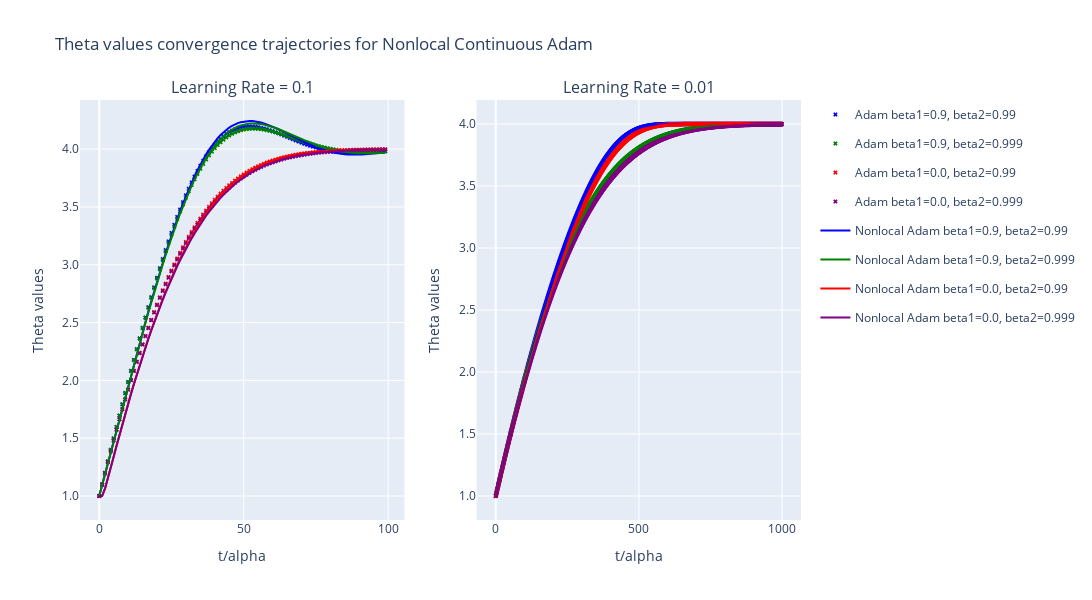
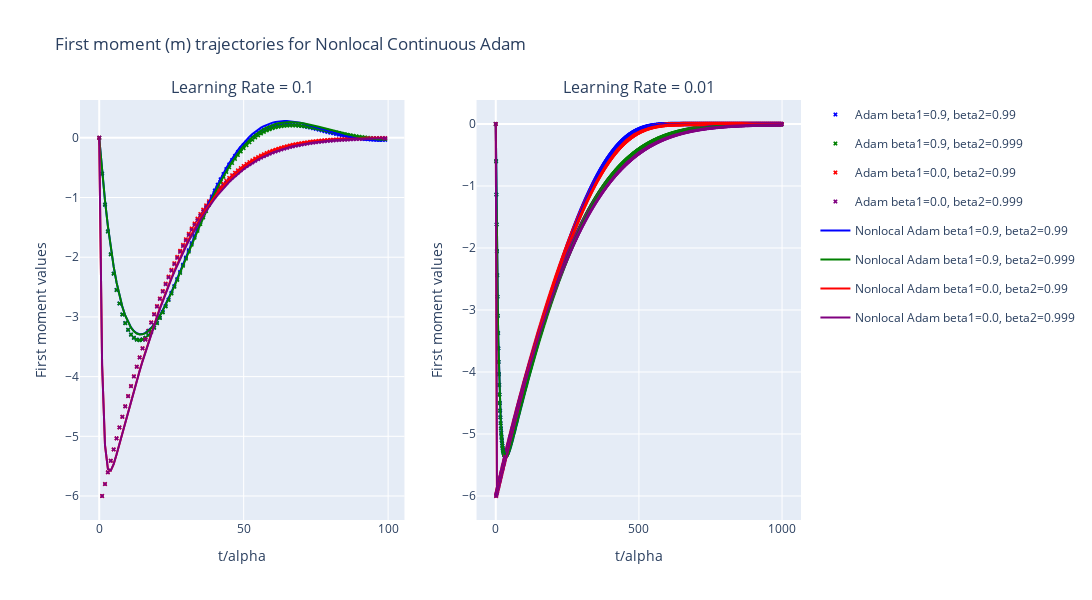

Notebook cell for these charts, in order:
### Markdown cell above
## Both Models Together

### Code cell
# Configuration of colors for each parameter combination
config_colors = {
    (0.9, 0.99): 'blue',   
    (0.9, 0.999): 'green', 
    (0.0, 0.99): 'red',
    (0.0, 0.999): 'purple'
}

# Create figures for theta, m, and v convergence trajectories
fig_theta = make_subplots(
    rows=1,
    cols=2,  # Two columns, one for each learning rate
    subplot_titles=[f'Learning Rate = {lr}' for lr in param_grid['lr']]
)

fig_m = make_subplots(
    rows=1,
    cols=2,  # Two columns, one for each learning rate
    subplot_titles=[f'Learning Rate = {lr}' for lr in param_grid['lr']]
)

fig_v = make_subplots(
    rows=1,
    cols=2,  # Two columns, one for each learning rate
    subplot_titles=[f'Learning Rate = {lr}' for lr in param_grid['lr']]
)

# Iterate over each learning rate in the parameter grid
for i, lr in enumerate(param_grid['lr']):

    # Filter the parameter list to get only those with the current learning rate
    filtered_params = [p for p in param_list if p['lr'] == lr]

    # Set the number of epochs based on the learning rate
    if lr == 0.1:
        epochs = 100
        t = [1e-12, epochs * lr]
    elif lr == 0.01:
        epochs = 1000
        t = [1e-12, epochs * lr]

    # Adam simulations
    for params in filtered_params:
        theta_initial = 1.0  # Initial value for theta
        
        print(f'\nAdam Configuration: {params}')
        
        # Initialize and solve the Adam optimizer with momentum
        solver = AdamMomentum(dL=dL, lr=lr, beta1=params['beta1'], beta2=params['beta2'], epochs=epochs)
        solver.solve(theta_initial=theta_initial)

        # Determine color for the current configuration
        color = config_colors[(params['beta1'], params['beta2'])]
        
        # Add data to the theta figure
        fig_theta.add_trace(go.Scatter(
            x=list(range(epochs)),
            y=solver.theta_result,
            mode='markers',
            marker=dict(symbol='x', size=4, line=dict(width=0.01), color=color),
            name=f'Adam beta1={params["beta1"]}, beta2={params["beta2"]}',  # Simplified name
            legendgroup=f'Adam {params["beta1"]},{params["beta2"]}', 
            showlegend=(i == 0)  # Show legend only once
        ), row=1, col=i+1)
        
        # Add data to the m_result figure
        fig_m.add_trace(go.Scatter(
            x=list(range(epochs)),
            y=solver.m_result,
            mode='markers',
            marker=dict(symbol='x', size=4, line=dict(width=0.01), color=color),
            name=f'Adam beta1={params["beta1"]}, beta2={params["beta2"]}',  # Simplified name
            legendgroup=f'Adam {params["beta1"]},{params["beta2"]}', 
            showlegend=(i == 0)  # Show legend only once
        ), row=1, col=i+1)
        
        # Add data to the v_result figure
        fig_v.add_trace(go.Scatter(
            x=list(range(epochs)),
            y=solver.v_result,
            mode='markers',
            marker=dict(symbol='x', size=4, line=dict(width=0.01), color=color),
            name=f'Adam beta1={params["beta1"]}, beta2={params["beta2"]}',  # Simplified name
            legendgroup=f'Adam {params["beta1"]},{params["beta2"]}', 
            showlegend=(i == 0)  # Show legend only once
        ), row=1, col=i+1)

    # Nonlocal Continuous Adam simulations
    for params in filtered_params:
        color = config_colors[(params['beta1'], params['beta2'])]

        print(f'\nNonlocal Continuous Adam Configuration: {params}')

        # Initialize and solve the Nonlocal Continuous Adam optimizer
        solver_nonlocal = NonlocalSolverMomentumAdam(f=f, dL=dL, t_span=t, y0=np.array([1.0]), alpha=params['lr'],
                                                     betas=[params['beta1'], params['beta2']])
        t_values, y_values = solver_nonlocal.solve()
        
        # Add data to the theta figure
        fig_theta.add_trace(go.Scatter(
            x=t_values/params['lr'],  # Normalize time by learning rate
            y=y_values,  # Solution values for theta
            mode='lines',
            line=dict(color=color),
            name=f'Nonlocal Adam beta1={params["beta1"]}, beta2={params["beta2"]}',  # Simplified name
            legendgroup=f'Nonlocal Adam {params["beta1"]},{params["beta2"]}', 
            showlegend=(i == 0)  # Show legend only once
        ), row=1, col=i+1)
        
        # Retrieve the numerator (m) and denominator (v) values from the solver
        numerators = solver_nonlocal.m
        denominators = solver_nonlocal.v

        # Add data to the m figure (numerators)
        fig_m.add_trace(go.Scatter(
            x=[item[0]/params['lr'] for item in numerators],  # Extract time values
            y=[item[1] for item in numerators],  # Normalize m values by learning rate
            mode='lines',
            line=dict(color=color),
            name=f'Nonlocal Adam beta1={params["beta1"]}, beta2={params["beta2"]}',  # Simplified name
            legendgroup=f'Nonlocal Adam {params["beta1"]},{params["beta2"]}', 
            showlegend=(i == 0)  # Show legend only once
        ), row=1, col=i+1)
        
        # Add data to the v figure (denominators)
        fig_v.add_trace(go.Scatter(
            x=[item[0]/params['lr'] for item in denominators],  # Extract time values
            y=[item[1] for item in denominators],  # Normalize v values by learning rate
            mode='lines',
            line=dict(color=color),
            name=f'Nonlocal Adam beta1={params["beta1"]}, beta2={params["beta2"]}',  # Simplified name
            legendgroup=f'Nonlocal Adam {params["beta1"]},{params["beta2"]}', 
            showlegend=(i == 0)  # Show legend only once
        ), row=1, col=i+1)

# Update titles and labels for the theta figure
fig_theta.update_layout(
    title_text='Theta values convergence trajectories for Nonlocal Continuous Adam',
    showlegend=True,
    width=1500,
    height=600
)
fig_theta.update_xaxes(title_text="t/alpha")
fig_theta.update_yaxes(tickformat=".1f", title_text="Theta values")

# Update titles and labels for the m figure
fig_m.update_layout(
    title_text='First moment (m) trajectories for Nonlocal Continuous Adam',
    showlegend=True,
    width=1500,
    height=600
)
fig_m.update_xaxes(title_text="t/alpha")
fig_m.update_yaxes(title_text="First moment values")

# Update titles and labels for the v figure
fig_v.update_layout(
    title_text='Second moment (v) trajectories for Nonlocal Continuous Adam',
    showlegend=True,
    width=1500,
    height=600
)
fig_v.update_xaxes(title_text="t/alpha")
fig_v.update_yaxes(title_text="Second moment values")

# Show the figures
fig_theta.show()
fig_m.show()
fig_v.show()

### Figure 1 — Plotly figure (JSON) as saved in the notebook; plotly's stock layout.template omitted (floating-point values rounded to 4 significant figures; data arrays with more than 128 entries replaced by an {"elided": "..."} marker saying what was removed)
{"data": [{"legendgroup": "Adam 0.9,0.99", "marker": {"color": "blue", "line": {"width": 0.01}, "size": 4, "symbol": "x"}, "mode": "markers", "name": "Adam beta1=0.9, beta2=0.99", "showlegend": true, "type": "scatter", "x": [0, 1, 2, 3, 4, 5, 6, 7, 8, 9, 10, 11, 12, 13, 14, 15, 16, 17, 18, 19, 20, 21, 22, 23, 24, 25, 26, 27, 28, 29, 30, 31, 32, 33, 34, 35, 36, 37, 38, 39, 40, 41, 42, 43, 44, 45, 46, 47, 48, 49, 50, 51, 52, 53, 54, 55, 56, 57, 58, 59, 60, 61, 62, 63, 64, 65, 66, 67, 68, 69, 70, 71, 72, 73, 74, 75, 76, 77, 78, 79, 80, 81, 82, 83, 84, 85, 86, 87, 88, 89, 90, 91, 92, 93, 94, 95, 96, 97, 98, 99], "xaxis": "x", "y": [1, 1.1, 1.2, 1.3, 1.399, 1.498, 1.597, 1.696, 1.793, 1.89, 1.987, 2.082, 2.177, 2.271, 2.363, 2.454, 2.544, 2.633, 2.72, 2.805, 2.888, 2.97, 3.049, 3.127, 3.202, 3.275, 3.345, 3.413, 3.478, 3.541, 3.601, 3.658, 3.712, 3.763, 3.811, 3.856, 3.899, 3.938, 3.974, 4.007, 4.037, 4.065, 4.089, 4.111, 4.13, 4.146, 4.16, 4.171, 4.18, 4.187, 4.192, 4.195, 4.196, 4.195, 4.193, 4.19, 4.185, 4.179, 4.172, 4.164, 4.156, 4.146, 4.137, 4.127, 4.117, 4.106, 4.096, 4.086, 4.075, 4.065, 4.056, 4.046, 4.037, 4.029, 4.021, 4.013, 4.006, 4.0, 3.994, 3.989, 3.984, 3.98, 3.977, 3.974, 3.972, 3.97, 3.968, 3.968, 3.967, 3.967, 3.968, 3.969, 3.97, 3.971, 3.972, 3.974, 3.976, 3.978, 3.98, 3.982], "yaxis": "y"}, {"legendgroup": "Adam 0.9,0.999", "marker": {"color": "green", "line": {"width": 0.01}, "size": 4, "symbol": "x"}, "mode": "markers", "name": "Adam beta1=0.9, beta2=0.999", "showlegend": true, "type": "scatter", "x": [0, 1, 2, 3, 4, 5, 6, 7, 8, 9, 10, 11, 12, 13, 14, 15, 16, 17, 18, 19, 20, 21, 22, 23, 24, 25, 26, 27, 28, 29, 30, 31, 32, 33, 34, 35, 36, 37, 38, 39, 40, 41, 42, 43, 44, 45, 46, 47, 48, 49, 50, 51, 52, 53, 54, 55, 56, 57, 58, 59, 60, 61, 62, 63, 64, 65, 66, 67, 68, 69, 70, 71, 72, 73, 74, 75, 76, 77, 78, 79, 80, 81, 82, 83, 84, 85, 86, 87, 88, 89, 90, 91, 92, 93, 94, 95, 96, 97, 98, 99], "xaxis": "x", "y": [1, 1.1, 1.2, 1.3, 1.399, 1.498, 1.597, 1.695, 1.793, 1.89, 1.986, 2.081, 2.175, 2.268, 2.36, 2.451, 2.54, 2.628, 2.714, 2.798, 2.881, 2.961, 3.039, 3.116, 3.19, 3.261, 3.33, 3.397, 3.461, 3.522, 3.58, 3.636, 3.689, 3.739, 3.786, 3.83, 3.871, 3.91, 3.945, 3.978, 4.008, 4.035, 4.059, 4.081, 4.101, 4.117, 4.132, 4.144, 4.154, 4.163, 4.169, 4.173, 4.176, 4.177, 4.177, 4.176, 4.173, 4.169, 4.164, 4.159, 4.152, 4.145, 4.138, 4.13, 4.122, 4.113, 4.105, 4.096, 4.088, 4.079, 4.071, 4.062, 4.054, 4.046, 4.039, 4.032, 4.025, 4.019, 4.013, 4.008, 4.003, 3.998, 3.994, 3.99, 3.987, 3.984, 3.982, 3.98, 3.978, 3.977, 3.976, 3.976, 3.975, 3.975, 3.976, 3.976, 3.977, 3.977, 3.978, 3.979], "yaxis": "y"}, {"legendgroup": "Adam 0.0,0.99", "marker": {"color": "red", "line": {"width": 0.01}, "size": 4, "symbol": "x"}, "mode": "markers", "name": "Adam beta1=0.0, beta2=0.99", "showlegend": true, "type": "scatter", "x": [0, 1, 2, 3, 4, 5, 6, 7, 8, 9, 10, 11, 12, 13, 14, 15, 16, 17, 18, 19, 20, 21, 22, 23, 24, 25, 26, 27, 28, 29, 30, 31, 32, 33, 34, 35, 36, 37, 38, 39, 40, 41, 42, 43, 44, 45, 46, 47, 48, 49, 50, 51, 52, 53, 54, 55, 56, 57, 58, 59, 60, 61, 62, 63, 64, 65, 66, 67, 68, 69, 70, 71, 72, 73, 74, 75, 76, 77, 78, 79, 80, 81, 82, 83, 84, 85, 86, 87, 88, 89, 90, 91, 92, 93, 94, 95, 96, 97, 98, 99], "xaxis": "x", "y": [1, 1.1, 1.198, 1.295, 1.39, 1.483, 1.574, 1.664, 1.751, 1.837, 1.921, 2.003, 2.083, 2.161, 2.238, 2.312, 2.385, 2.455, 2.524, 2.59, 2.655, 2.718, 2.779, 2.838, 2.895, 2.95, 3.003, 3.054, 3.104, 3.151, 3.197, 3.241, 3.283, 3.324, 3.362, 3.4, 3.435, 3.469, 3.501, 3.532, 3.561, 3.589, 3.615, 3.64, 3.664, 3.687, 3.708, 3.728, 3.747, 3.765, 3.781, 3.797, 3.812, 3.826, 3.839, 3.851, 3.862, 3.873, 3.883, 3.892, 3.901, 3.909, 3.916, 3.923, 3.93, 3.936, 3.941, 3.946, 3.951, 3.955, 3.959, 3.963, 3.966, 3.969, 3.972, 3.975, 3.977, 3.979, 3.981, 3.983, 3.985, 3.986, 3.988, 3.989, 3.99, 3.991, 3.992, 3.993, 3.994, 3.994, 3.995, 3.995, 3.996, 3.996, 3.997, 3.997, 3.997, 3.998, 3.998, 3.998], "yaxis": "y"}, {"legendgroup": "Adam 0.0,0.999", "marker": {"color": "purple", "line": {"width": 0.01}, "size": 4, "symbol": "x"}, "mode": "markers", "name": "Adam beta1=0.0, beta2=0.999", "showlegend": true, "type": "scatter", "x": [0, 1, 2, 3, 4, 5, 6, 7, 8, 9, 10, 11, 12, 13, 14, 15, 16, 17, 18, 19, 20, 21, 22, 23, 24, 25, 26, 27, 28, 29, 30, 31, 32, 33, 34, 35, 36, 37, 38, 39, 40, 41, 42, 43, 44, 45, 46, 47, 48, 49, 50, 51, 52, 53, 54, 55, 56, 57, 58, 59, 60, 61, 62, 63, 64, 65, 66, 67, 68, 69, 70, 71, 72, 73, 74, 75, 76, 77, 78, 79, 80, 81, 82, 83, 84, 85, 86, 87, 88, 89, 90, 91, 92, 93, 94, 95, 96, 97, 98, 99], "xaxis": "x", "y": [1, 1.1, 1.198, 1.295, 1.39, 1.483, 1.574, 1.663, 1.751, 1.836, 1.92, 2.002, 2.082, 2.16, 2.236, 2.31, 2.382, 2.452, 2.52, 2.586, 2.65, 2.712, 2.773, 2.831, 2.887, 2.942, 2.994, 3.045, 3.094, 3.14, 3.186, 3.229, 3.27, 3.31, 3.348, 3.385, 3.42, 3.453, 3.485, 3.515, 3.544, 3.572, 3.598, 3.623, 3.646, 3.668, 3.69, 3.71, 3.728, 3.746, 3.763, 3.779, 3.794, 3.808, 3.821, 3.834, 3.845, 3.856, 3.867, 3.876, 3.885, 3.894, 3.902, 3.909, 3.916, 3.922, 3.928, 3.934, 3.939, 3.944, 3.948, 3.952, 3.956, 3.96, 3.963, 3.966, 3.969, 3.971, 3.974, 3.976, 3.978, 3.98, 3.982, 3.983, 3.985, 3.986, 3.987, 3.988, 3.989, 3.99, 3.991, 3.992, 3.993, 3.993, 3.994, 3.995, 3.995, 3.995, 3.996, 3.996], "yaxis": "y"}, {"legendgroup": "Nonlocal Adam 0.9,0.99", "line": {"color": "blue"}, "mode": "lines", "name": "Nonlocal Adam beta1=0.9, beta2=0.99", "showlegend": true, "type": "scatter", "x": [1e-11, 1.0, 2.0, 3.0, 4.0, 5.0, 6.0, 7.0, 8.0, 9.0, 10.0, 11.0, 12.0, 13.0, 14.0, 15.0, 16.0, 17.0, 18.0, 19.0, 20.0, 21.0, 22.0, 23.0, 24.0, 25.0, 26.0, 27.0, 28.0, 29.0, 30.0, 31.0, 32.0, 33.0, 34.0, 35.0, 36.0, 37.0, 38.0, 39.0, 40.0, 41.0, 42.0, 43.0, 44.0, 45.0, 46.0, 47.0, 48.0, 49.0, 50.0, 51.0, 52.0, 53.0, 54.0, 55.0, 56.0, 57.0, 58.0, 59.0, 60.0, 61.0, 62.0, 63.0, 64.0, 65.0, 66.0, 67.0, 68.0, 69.0, 70.0, 71.0, 72.0, 73.0, 74.0, 75.0, 76.0, 77.0, 78.0, 79.0, 80.0, 81.0, 82.0, 83.0, 84.0, 85.0, 86.0, 87.0, 88.0, 89.0, 90.0, 91.0, 92.0, 93.0, 94.0, 95.0, 96.0, 97.0, 98.0, 99.0], "xaxis": "x", "y": [1, 1.095, 1.191, 1.286, 1.382, 1.477, 1.573, 1.668, 1.764, 1.858, 1.953, 2.047, 2.14, 2.233, 2.325, 2.416, 2.506, 2.595, 2.682, 2.769, 2.853, 2.936, 3.018, 3.097, 3.175, 3.25, 3.324, 3.394, 3.463, 3.529, 3.592, 3.653, 3.711, 3.765, 3.817, 3.866, 3.912, 3.955, 3.994, 4.031, 4.064, 4.095, 4.122, 4.146, 4.168, 4.186, 4.202, 4.215, 4.225, 4.233, 4.239, 4.242, 4.243, 4.242, 4.24, 4.236, 4.23, 4.223, 4.214, 4.205, 4.194, 4.183, 4.171, 4.159, 4.146, 4.133, 4.12, 4.107, 4.094, 4.082, 4.069, 4.057, 4.045, 4.034, 4.024, 4.014, 4.005, 3.996, 3.988, 3.981, 3.975, 3.97, 3.965, 3.961, 3.958, 3.955, 3.953, 3.952, 3.952, 3.952, 3.952, 3.953, 3.955, 3.956, 3.959, 3.961, 3.964, 3.967, 3.97, 3.973], "yaxis": "y"}, {"legendgroup": "Nonlocal Adam 0.9,0.999", "line": {"color": "green"}, "mode": "lines", "name": "Nonlocal Adam beta1=0.9, beta2=0.999", "showlegend": true, "type": "scatter", "x": [1e-11, 1.0, 2.0, 3.0, 4.0, 5.0, 6.0, 7.0, 8.0, 9.0, 10.0, 11.0, 12.0, 13.0, 14.0, 15.0, 16.0, 17.0, 18.0, 19.0, 20.0, 21.0, 22.0, 23.0, 24.0, 25.0, 26.0, 27.0, 28.0, 29.0, 30.0, 31.0, 32.0, 33.0, 34.0, 35.0, 36.0, 37.0, 38.0, 39.0, 40.0, 41.0, 42.0, 43.0, 44.0, 45.0, 46.0, 47.0, 48.0, 49.0, 50.0, 51.0, 52.0, 53.0, 54.0, 55.0, 56.0, 57.0, 58.0, 59.0, 60.0, 61.0, 62.0, 63.0, 64.0, 65.0, 66.0, 67.0, 68.0, 69.0, 70.0, 71.0, 72.0, 73.0, 74.0, 75.0, 76.0, 77.0, 78.0, 79.0, 80.0, 81.0, 82.0, 83.0, 84.0, 85.0, 86.0, 87.0, 88.0, 89.0, 90.0, 91.0, 92.0, 93.0, 94.0, 95.0, 96.0, 97.0, 98.0, 99.0], "xaxis": "x", "y": [1, 1.095, 1.19, 1.285, 1.381, 1.476, 1.571, 1.667, 1.761, 1.856, 1.95, 2.044, 2.137, 2.229, 2.32, 2.41, 2.5, 2.588, 2.674, 2.759, 2.843, 2.925, 3.005, 3.084, 3.16, 3.234, 3.306, 3.375, 3.443, 3.507, 3.569, 3.628, 3.685, 3.738, 3.789, 3.837, 3.881, 3.923, 3.962, 3.998, 4.031, 4.061, 4.089, 4.113, 4.135, 4.154, 4.171, 4.185, 4.196, 4.205, 4.213, 4.218, 4.221, 4.222, 4.222, 4.22, 4.216, 4.212, 4.206, 4.199, 4.191, 4.183, 4.173, 4.164, 4.153, 4.143, 4.132, 4.121, 4.11, 4.099, 4.089, 4.078, 4.068, 4.058, 4.048, 4.039, 4.03, 4.022, 4.014, 4.007, 4.0, 3.994, 3.988, 3.983, 3.979, 3.975, 3.972, 3.969, 3.967, 3.965, 3.964, 3.963, 3.963, 3.963, 3.963, 3.964, 3.965, 3.966, 3.967, 3.969], "yaxis": "y"}, {"legendgroup": "Nonlocal Adam 0.0,0.99", "line": {"color": "red"}, "mode": "lines", "name": "Nonlocal Adam beta1=0.0, beta2=0.99", "showlegend": true, "type": "scatter", "x": [1e-11, 1.0, 2.0, 3.0, 4.0, 5.0, 6.0, 7.0, 8.0, 9.0, 10.0, 11.0, 12.0, 13.0, 14.0, 15.0, 16.0, 17.0, 18.0, 19.0, 20.0, 21.0, 22.0, 23.0, 24.0, 25.0, 26.0, 27.0, 28.0, 29.0, 30.0, 31.0, 32.0, 33.0, 34.0, 35.0, 36.0, 37.0, 38.0, 39.0, 40.0, 41.0, 42.0, 43.0, 44.0, 45.0, 46.0, 47.0, 48.0, 49.0, 50.0, 51.0, 52.0, 53.0, 54.0, 55.0, 56.0, 57.0, 58.0, 59.0, 60.0, 61.0, 62.0, 63.0, 64.0, 65.0, 66.0, 67.0, 68.0, 69.0, 70.0, 71.0, 72.0, 73.0, 74.0, 75.0, 76.0, 77.0, 78.0, 79.0, 80.0, 81.0, 82.0, 83.0, 84.0, 85.0, 86.0, 87.0, 88.0, 89.0, 90.0, 91.0, 92.0, 93.0, 94.0, 95.0, 96.0, 97.0, 98.0, 99.0], "xaxis": "x", "y": [1, 1.0, 1.063, 1.15, 1.244, 1.339, 1.435, 1.528, 1.62, 1.711, 1.799, 1.885, 1.97, 2.052, 2.133, 2.211, 2.288, 2.363, 2.435, 2.506, 2.574, 2.641, 2.706, 2.768, 2.829, 2.887, 2.944, 2.999, 3.051, 3.102, 3.151, 3.198, 3.243, 3.287, 3.328, 3.368, 3.406, 3.442, 3.477, 3.51, 3.541, 3.571, 3.599, 3.626, 3.651, 3.675, 3.698, 3.719, 3.739, 3.758, 3.776, 3.793, 3.809, 3.823, 3.837, 3.85, 3.862, 3.873, 3.884, 3.893, 3.902, 3.911, 3.918, 3.925, 3.932, 3.938, 3.944, 3.949, 3.954, 3.958, 3.962, 3.966, 3.969, 3.972, 3.975, 3.977, 3.98, 3.982, 3.984, 3.985, 3.987, 3.988, 3.989, 3.991, 3.992, 3.993, 3.993, 3.994, 3.995, 3.995, 3.996, 3.996, 3.997, 3.997, 3.998, 3.998, 3.998, 3.998, 3.999, 3.999], "yaxis": "y"}, {"legendgroup": "Nonlocal Adam 0.0,0.999", "line": {"color": "purple"}, "mode": "lines", "name": "Nonlocal Adam beta1=0.0, beta2=0.999", "showlegend": true, "type": "scatter", "x": [1e-11, 1.0, 2.0, 3.0, 4.0, 5.0, 6.0, 7.0, 8.0, 9.0, 10.0, 11.0, 12.0, 13.0, 14.0, 15.0, 16.0, 17.0, 18.0, 19.0, 20.0, 21.0, 22.0, 23.0, 24.0, 25.0, 26.0, 27.0, 28.0, 29.0, 30.0, 31.0, 32.0, 33.0, 34.0, 35.0, 36.0, 37.0, 38.0, 39.0, 40.0, 41.0, 42.0, 43.0, 44.0, 45.0, 46.0, 47.0, 48.0, 49.0, 50.0, 51.0, 52.0, 53.0, 54.0, 55.0, 56.0, 57.0, 58.0, 59.0, 60.0, 61.0, 62.0, 63.0, 64.0, 65.0, 66.0, 67.0, 68.0, 69.0, 70.0, 71.0, 72.0, 73.0, 74.0, 75.0, 76.0, 77.0, 78.0, 79.0, 80.0, 81.0, 82.0, 83.0, 84.0, 85.0, 86.0, 87.0, 88.0, 89.0, 90.0, 91.0, 92.0, 93.0, 94.0, 95.0, 96.0, 97.0, 98.0, 99.0], "xaxis": "x", "y": [1, 1.0, 1.063, 1.149, 1.243, 1.339, 1.434, 1.527, 1.619, 1.709, 1.797, 1.883, 1.967, 2.049, 2.129, 2.207, 2.283, 2.357, 2.429, 2.499, 2.567, 2.633, 2.697, 2.759, 2.819, 2.877, 2.933, 2.987, 3.039, 3.089, 3.137, 3.183, 3.228, 3.271, 3.311, 3.351, 3.388, 3.424, 3.458, 3.49, 3.521, 3.551, 3.579, 3.605, 3.63, 3.654, 3.677, 3.698, 3.718, 3.737, 3.755, 3.772, 3.788, 3.803, 3.817, 3.83, 3.843, 3.854, 3.865, 3.875, 3.885, 3.894, 3.902, 3.909, 3.917, 3.923, 3.929, 3.935, 3.94, 3.945, 3.95, 3.954, 3.958, 3.961, 3.965, 3.968, 3.971, 3.973, 3.976, 3.978, 3.98, 3.982, 3.983, 3.985, 3.986, 3.987, 3.989, 3.99, 3.991, 3.992, 3.992, 3.993, 3.994, 3.994, 3.995, 3.995, 3.996, 3.996, 3.997, 3.997], "yaxis": "y"}, {"legendgroup": "Adam 0.9,0.99", "marker": {"color": "blue", "line": {"width": 0.01}, "size": 4, "symbol": "x"}, "mode": "markers", "name": "Adam beta1=0.9, beta2=0.99", "showlegend": false, "type": "scatter", "x": {"elided": "1000 int values"}, "xaxis": "x2", "y": {"elided": "1000 float values"}, "yaxis": "y2"}, {"legendgroup": "Adam 0.9,0.999", "marker": {"color": "green", "line": {"width": 0.01}, "size": 4, "symbol": "x"}, "mode": "markers", "name": "Adam beta1=0.9, beta2=0.999", "showlegend": false, "type": "scatter", "x": {"elided": "1000 int values"}, "xaxis": "x2", "y": {"elided": "1000 float values"}, "yaxis": "y2"}, {"legendgroup": "Adam 0.0,0.99", "marker": {"color": "red", "line": {"width": 0.01}, "size": 4, "symbol": "x"}, "mode": "markers", "name": "Adam beta1=0.0, beta2=0.99", "showlegend": false, "type": "scatter", "x": {"elided": "1000 int values"}, "xaxis": "x2", "y": {"elided": "1000 float values"}, "yaxis": "y2"}, {"legendgroup": "Adam 0.0,0.999", "marker": {"color": "purple", "line": {"width": 0.01}, "size": 4, "symbol": "x"}, "mode": "markers", "name": "Adam beta1=0.0, beta2=0.999", "showlegend": false, "type": "scatter", "x": {"elided": "1000 int values"}, "xaxis": "x2", "y": {"elided": "1000 float values"}, "yaxis": "y2"}, {"legendgroup": "Nonlocal Adam 0.9,0.99", "line": {"color": "blue"}, "mode": "lines", "name": "Nonlocal Adam beta1=0.9, beta2=0.99", "showlegend": false, "type": "scatter", "x": {"elided": "1000 float values"}, "xaxis": "x2", "y": {"elided": "1000 float values"}, "yaxis": "y2"}, {"legendgroup": "Nonlocal Adam 0.9,0.999", "line": {"color": "green"}, "mode": "lines", "name": "Nonlocal Adam beta1=0.9, beta2=0.999", "showlegend": false, "type": "scatter", "x": {"elided": "1000 float values"}, "xaxis": "x2", "y": {"elided": "1000 float values"}, "yaxis": "y2"}, {"legendgroup": "Nonlocal Adam 0.0,0.99", "line": {"color": "red"}, "mode": "lines", "name": "Nonlocal Adam beta1=0.0, beta2=0.99", "showlegend": false, "type": "scatter", "x": {"elided": "1000 float values"}, "xaxis": "x2", "y": {"elided": "1000 float values"}, "yaxis": "y2"}, {"legendgroup": "Nonlocal Adam 0.0,0.999", "line": {"color": "purple"}, "mode": "lines", "name": "Nonlocal Adam beta1=0.0, beta2=0.999", "showlegend": false, "type": "scatter", "x": {"elided": "1000 float values"}, "xaxis": "x2", "y": {"elided": "1000 float values"}, "yaxis": "y2"}], "layout": {"annotations": [{"font": {"size": 16}, "showarrow": false, "text": "Learning Rate = 0.1", "x": 0.225, "xanchor": "center", "xref": "paper", "y": 1, "yanchor": "bottom", "yref": "paper"}, {"font": {"size": 16}, "showarrow": false, "text": "Learning Rate = 0.01", "x": 0.775, "xanchor": "center", "xref": "paper", "y": 1, "yanchor": "bottom", "yref": "paper"}], "height": 600, "showlegend": true, "title": {"text": "Theta values convergence trajectories for Nonlocal Continuous Adam"}, "width": 1500, "xaxis": {"anchor": "y", "domain": [0, 0.45], "title": {"text": "t/alpha"}}, "xaxis2": {"anchor": "y2", "domain": [0.55, 1], "title": {"text": "t/alpha"}}, "yaxis": {"anchor": "x", "domain": [0, 1], "tickformat": ".1f", "title": {"text": "Theta values"}}, "yaxis2": {"anchor": "x2", "domain": [0, 1], "tickformat": ".1f", "title": {"text": "Theta values"}}}}

### Figure 2 — Plotly figure (JSON) as saved in the notebook; plotly's stock layout.template omitted (floating-point values rounded to 4 significant figures; data arrays with more than 128 entries replaced by an {"elided": "..."} marker saying what was removed)
{"data": [{"legendgroup": "Adam 0.9,0.99", "marker": {"color": "blue", "line": {"width": 0.01}, "size": 4, "symbol": "x"}, "mode": "markers", "name": "Adam beta1=0.9, beta2=0.99", "showlegend": true, "type": "scatter", "x": [0, 1, 2, 3, 4, 5, 6, 7, 8, 9, 10, 11, 12, 13, 14, 15, 16, 17, 18, 19, 20, 21, 22, 23, 24, 25, 26, 27, 28, 29, 30, 31, 32, 33, 34, 35, 36, 37, 38, 39, 40, 41, 42, 43, 44, 45, 46, 47, 48, 49, 50, 51, 52, 53, 54, 55, 56, 57, 58, 59, 60, 61, 62, 63, 64, 65, 66, 67, 68, 69, 70, 71, 72, 73, 74, 75, 76, 77, 78, 79, 80, 81, 82, 83, 84, 85, 86, 87, 88, 89, 90, 91, 92, 93, 94, 95, 96, 97, 98, 99], "xaxis": "x", "y": [0, -0.6, -1.12, -1.568, -1.951, -2.276, -2.549, -2.775, -2.958, -3.104, -3.215, -3.296, -3.35, -3.38, -3.388, -3.376, -3.348, -3.304, -3.247, -3.179, -3.1, -3.012, -2.917, -2.815, -2.709, -2.597, -2.483, -2.365, -2.246, -2.126, -2.005, -1.885, -1.765, -1.646, -1.529, -1.414, -1.301, -1.191, -1.084, -0.9812, -0.8817, -0.786, -0.6945, -0.6072, -0.5244, -0.446, -0.3722, -0.303, -0.2384, -0.1785, -0.1232, -0.07251, -0.02629, 0.01552, 0.05302, 0.08634, 0.1156, 0.141, 0.1626, 0.1807, 0.1955, 0.207, 0.2156, 0.2214, 0.2246, 0.2255, 0.2242, 0.221, 0.216, 0.2094, 0.2015, 0.1925, 0.1825, 0.1717, 0.1602, 0.1483, 0.1361, 0.1237, 0.1113, 0.09895, 0.0868, 0.07494, 0.06347, 0.05245, 0.04197, 0.03207, 0.02281, 0.01422, 0.006326, -0.0008497, -0.007298, -0.01302, -0.01801, -0.0223, -0.02589, -0.02881, -0.03109, -0.03276, -0.03387, -0.03445], "yaxis": "y"}, {"legendgroup": "Adam 0.9,0.999", "marker": {"color": "green", "line": {"width": 0.01}, "size": 4, "symbol": "x"}, "mode": "markers", "name": "Adam beta1=0.9, beta2=0.999", "showlegend": true, "type": "scatter", "x": [0, 1, 2, 3, 4, 5, 6, 7, 8, 9, 10, 11, 12, 13, 14, 15, 16, 17, 18, 19, 20, 21, 22, 23, 24, 25, 26, 27, 28, 29, 30, 31, 32, 33, 34, 35, 36, 37, 38, 39, 40, 41, 42, 43, 44, 45, 46, 47, 48, 49, 50, 51, 52, 53, 54, 55, 56, 57, 58, 59, 60, 61, 62, 63, 64, 65, 66, 67, 68, 69, 70, 71, 72, 73, 74, 75, 76, 77, 78, 79, 80, 81, 82, 83, 84, 85, 86, 87, 88, 89, 90, 91, 92, 93, 94, 95, 96, 97, 98, 99], "xaxis": "x", "y": [0, -0.6, -1.12, -1.568, -1.951, -2.276, -2.549, -2.775, -2.958, -3.104, -3.216, -3.297, -3.351, -3.381, -3.389, -3.378, -3.35, -3.307, -3.251, -3.183, -3.105, -3.018, -2.924, -2.824, -2.718, -2.609, -2.496, -2.38, -2.263, -2.144, -2.026, -1.907, -1.789, -1.672, -1.557, -1.445, -1.334, -1.226, -1.122, -1.021, -0.923, -0.8292, -0.7393, -0.6535, -0.5719, -0.4946, -0.4217, -0.3531, -0.2889, -0.2291, -0.1737, -0.1225, -0.07562, -0.03284, 0.005909, 0.04074, 0.07178, 0.09917, 0.1231, 0.1436, 0.161, 0.1754, 0.1869, 0.1958, 0.2023, 0.2064, 0.2085, 0.2086, 0.207, 0.2038, 0.1992, 0.1934, 0.1865, 0.1787, 0.1701, 0.1609, 0.1513, 0.1412, 0.1309, 0.1204, 0.1099, 0.09946, 0.08915, 0.07904, 0.06922, 0.05973, 0.05063, 0.04196, 0.03376, 0.02606, 0.01888, 0.01223, 0.00613, 0.0005792, -0.004422, -0.008879, -0.0128, -0.01621, -0.01911, -0.02152], "yaxis": "y"}, {"legendgroup": "Adam 0.0,0.99", "marker": {"color": "red", "line": {"width": 0.01}, "size": 4, "symbol": "x"}, "mode": "markers", "name": "Adam beta1=0.0, beta2=0.99", "showlegend": true, "type": "scatter", "x": [0, 1, 2, 3, 4, 5, 6, 7, 8, 9, 10, 11, 12, 13, 14, 15, 16, 17, 18, 19, 20, 21, 22, 23, 24, 25, 26, 27, 28, 29, 30, 31, 32, 33, 34, 35, 36, 37, 38, 39, 40, 41, 42, 43, 44, 45, 46, 47, 48, 49, 50, 51, 52, 53, 54, 55, 56, 57, 58, 59, 60, 61, 62, 63, 64, 65, 66, 67, 68, 69, 70, 71, 72, 73, 74, 75, 76, 77, 78, 79, 80, 81, 82, 83, 84, 85, 86, 87, 88, 89, 90, 91, 92, 93, 94, 95, 96, 97, 98, 99], "xaxis": "x", "y": [0, -6, -5.8, -5.603, -5.41, -5.221, -5.034, -4.852, -4.673, -4.498, -4.326, -4.158, -3.994, -3.834, -3.677, -3.525, -3.376, -3.231, -3.09, -2.952, -2.819, -2.69, -2.564, -2.442, -2.325, -2.211, -2.1, -1.994, -1.892, -1.793, -1.697, -1.606, -1.518, -1.434, -1.353, -1.275, -1.201, -1.13, -1.062, -0.9979, -0.9364, -0.8779, -0.8223, -0.7695, -0.7194, -0.6719, -0.627, -0.5845, -0.5444, -0.5065, -0.4709, -0.4373, -0.4057, -0.3761, -0.3483, -0.3222, -0.2978, -0.275, -0.2537, -0.2338, -0.2153, -0.1981, -0.182, -0.1671, -0.1533, -0.1405, -0.1286, -0.1176, -0.1075, -0.09809, -0.08946, -0.0815, -0.07418, -0.06745, -0.06127, -0.0556, -0.05041, -0.04566, -0.04132, -0.03735, -0.03373, -0.03043, -0.02743, -0.0247, -0.02221, -0.01996, -0.01792, -0.01607, -0.0144, -0.01289, -0.01152, -0.01029, -0.009186, -0.008189, -0.007293, -0.006488, -0.005766, -0.005119, -0.00454, -0.004022], "yaxis": "y"}, {"legendgroup": "Adam 0.0,0.999", "marker": {"color": "purple", "line": {"width": 0.01}, "size": 4, "symbol": "x"}, "mode": "markers", "name": "Adam beta1=0.0, beta2=0.999", "showlegend": true, "type": "scatter", "x": [0, 1, 2, 3, 4, 5, 6, 7, 8, 9, 10, 11, 12, 13, 14, 15, 16, 17, 18, 19, 20, 21, 22, 23, 24, 25, 26, 27, 28, 29, 30, 31, 32, 33, 34, 35, 36, 37, 38, 39, 40, 41, 42, 43, 44, 45, 46, 47, 48, 49, 50, 51, 52, 53, 54, 55, 56, 57, 58, 59, 60, 61, 62, 63, 64, 65, 66, 67, 68, 69, 70, 71, 72, 73, 74, 75, 76, 77, 78, 79, 80, 81, 82, 83, 84, 85, 86, 87, 88, 89, 90, 91, 92, 93, 94, 95, 96, 97, 98, 99], "xaxis": "x", "y": [0, -6, -5.8, -5.603, -5.41, -5.221, -5.035, -4.852, -4.674, -4.499, -4.327, -4.16, -3.996, -3.836, -3.681, -3.529, -3.381, -3.236, -3.096, -2.96, -2.828, -2.699, -2.575, -2.455, -2.338, -2.225, -2.117, -2.012, -1.91, -1.813, -1.719, -1.629, -1.542, -1.459, -1.379, -1.303, -1.23, -1.16, -1.093, -1.03, -0.9692, -0.9115, -0.8565, -0.8043, -0.7547, -0.7076, -0.663, -0.6208, -0.5808, -0.543, -0.5073, -0.4736, -0.4419, -0.4119, -0.3838, -0.3573, -0.3324, -0.309, -0.2871, -0.2665, -0.2473, -0.2293, -0.2124, -0.1967, -0.182, -0.1683, -0.1556, -0.1437, -0.1326, -0.1223, -0.1127, -0.1038, -0.09559, -0.08794, -0.08086, -0.0743, -0.06823, -0.06261, -0.05743, -0.05264, -0.04822, -0.04415, -0.04039, -0.03694, -0.03376, -0.03083, -0.02814, -0.02567, -0.02341, -0.02133, -0.01942, -0.01768, -0.01608, -0.01462, -0.01328, -0.01206, -0.01095, -0.009931, -0.009003, -0.008158], "yaxis": "y"}, {"legendgroup": "Nonlocal Adam 0.9,0.99", "line": {"color": "blue"}, "mode": "lines", "name": "Nonlocal Adam beta1=0.9, beta2=0.99", "showlegend": true, "type": "scatter", "x": [0, 1e-11, 1.0, 2.0, 3.0, 4.0, 5.0, 6.0, 7.0, 8.0, 9.0, 10.0, 11.0, 12.0, 13.0, 14.0, 15.0, 16.0, 17.0, 18.0, 19.0, 20.0, 21.0, 22.0, 23.0, 24.0, 25.0, 26.0, 27.0, 28.0, 29.0, 30.0, 31.0, 32.0, 33.0, 34.0, 35.0, 36.0, 37.0, 38.0, 39.0, 40.0, 41.0, 42.0, 43.0, 44.0, 45.0, 46.0, 47.0, 48.0, 49.0, 50.0, 51.0, 52.0, 53.0, 54.0, 55.0, 56.0, 57.0, 58.0, 59.0, 60.0, 61.0, 62.0, 63.0, 64.0, 65.0, 66.0, 67.0, 68.0, 69.0, 70.0, 71.0, 72.0, 73.0, 74.0, 75.0, 76.0, 77.0, 78.0, 79.0, 80.0, 81.0, 82.0, 83.0, 84.0, 85.0, 86.0, 87.0, 88.0, 89.0, 90.0, 91.0, 92.0, 93.0, 94.0, 95.0, 96.0, 97.0, 98.0], "xaxis": "x", "y": [0, -6e-12, -0.5618, -1.052, -1.477, -1.844, -2.158, -2.423, -2.645, -2.828, -2.975, -3.091, -3.177, -3.237, -3.274, -3.29, -3.287, -3.267, -3.232, -3.183, -3.123, -3.052, -2.971, -2.883, -2.788, -2.687, -2.581, -2.471, -2.358, -2.242, -2.124, -2.006, -1.887, -1.767, -1.649, -1.532, -1.416, -1.302, -1.191, -1.082, -0.9766, -0.8745, -0.776, -0.6814, -0.591, -0.5047, -0.4229, -0.3457, -0.2731, -0.2051, -0.1419, -0.08349, -0.02977, 0.01926, 0.06366, 0.1035, 0.1389, 0.17, 0.1968, 0.2197, 0.2386, 0.2539, 0.2657, 0.2741, 0.2794, 0.2819, 0.2817, 0.279, 0.2741, 0.2672, 0.2585, 0.2482, 0.2366, 0.2238, 0.2101, 0.1956, 0.1805, 0.1651, 0.1494, 0.1337, 0.1181, 0.1027, 0.0876, 0.073, 0.05897, 0.04558, 0.03292, 0.02105, 0.01003, -0.0001182, -0.009349, -0.01765, -0.025, -0.03142, -0.03691, -0.04148, -0.04517, -0.04801, -0.05003, -0.05128], "yaxis": "y"}, {"legendgroup": "Nonlocal Adam 0.9,0.999", "line": {"color": "green"}, "mode": "lines", "name": "Nonlocal Adam beta1=0.9, beta2=0.999", "showlegend": true, "type": "scatter", "x": [0, 1e-11, 1.0, 2.0, 3.0, 4.0, 5.0, 6.0, 7.0, 8.0, 9.0, 10.0, 11.0, 12.0, 13.0, 14.0, 15.0, 16.0, 17.0, 18.0, 19.0, 20.0, 21.0, 22.0, 23.0, 24.0, 25.0, 26.0, 27.0, 28.0, 29.0, 30.0, 31.0, 32.0, 33.0, 34.0, 35.0, 36.0, 37.0, 38.0, 39.0, 40.0, 41.0, 42.0, 43.0, 44.0, 45.0, 46.0, 47.0, 48.0, 49.0, 50.0, 51.0, 52.0, 53.0, 54.0, 55.0, 56.0, 57.0, 58.0, 59.0, 60.0, 61.0, 62.0, 63.0, 64.0, 65.0, 66.0, 67.0, 68.0, 69.0, 70.0, 71.0, 72.0, 73.0, 74.0, 75.0, 76.0, 77.0, 78.0, 79.0, 80.0, 81.0, 82.0, 83.0, 84.0, 85.0, 86.0, 87.0, 88.0, 89.0, 90.0, 91.0, 92.0, 93.0, 94.0, 95.0, 96.0, 97.0, 98.0], "xaxis": "x", "y": [0, -6e-12, -0.5618, -1.052, -1.478, -1.844, -2.158, -2.424, -2.646, -2.829, -2.977, -3.093, -3.179, -3.24, -3.278, -3.294, -3.291, -3.272, -3.238, -3.19, -3.131, -3.061, -2.982, -2.895, -2.801, -2.701, -2.597, -2.489, -2.377, -2.263, -2.148, -2.031, -1.914, -1.797, -1.681, -1.566, -1.452, -1.341, -1.232, -1.125, -1.022, -0.9217, -0.8251, -0.7322, -0.6432, -0.5583, -0.4776, -0.4012, -0.3291, -0.2615, -0.1984, -0.1397, -0.08543, -0.03556, 0.009991, 0.05129, 0.08843, 0.1215, 0.1507, 0.1761, 0.1979, 0.2162, 0.2312, 0.2431, 0.2521, 0.2583, 0.2619, 0.2631, 0.2622, 0.2592, 0.2545, 0.2481, 0.2403, 0.2313, 0.2212, 0.2101, 0.1983, 0.186, 0.1731, 0.16, 0.1467, 0.1333, 0.12, 0.1068, 0.09392, 0.08136, 0.06921, 0.05755, 0.04642, 0.03588, 0.02597, 0.01672, 0.008155, 0.0002899, -0.006865, -0.01331, -0.01904, -0.02407, -0.02842, -0.03209], "yaxis": "y"}, {"legendgroup": "Nonlocal Adam 0.0,0.99", "line": {"color": "red"}, "mode": "lines", "name": "Nonlocal Adam beta1=0.0, beta2=0.99", "showlegend": true, "type": "scatter", "x": [0, 1e-11, 1.0, 2.0, 3.0, 4.0, 5.0, 6.0, 7.0, 8.0, 9.0, 10.0, 11.0, 12.0, 13.0, 14.0, 15.0, 16.0, 17.0, 18.0, 19.0, 20.0, 21.0, 22.0, 23.0, 24.0, 25.0, 26.0, 27.0, 28.0, 29.0, 30.0, 31.0, 32.0, 33.0, 34.0, 35.0, 36.0, 37.0, 38.0, 39.0, 40.0, 41.0, 42.0, 43.0, 44.0, 45.0, 46.0, 47.0, 48.0, 49.0, 50.0, 51.0, 52.0, 53.0, 54.0, 55.0, 56.0, 57.0, 58.0, 59.0, 60.0, 61.0, 62.0, 63.0, 64.0, 65.0, 66.0, 67.0, 68.0, 69.0, 70.0, 71.0, 72.0, 73.0, 74.0, 75.0, 76.0, 77.0, 78.0, 79.0, 80.0, 81.0, 82.0, 83.0, 84.0, 85.0, 86.0, 87.0, 88.0, 89.0, 90.0, 91.0, 92.0, 93.0, 94.0, 95.0, 96.0, 97.0, 98.0], "xaxis": "x", "y": [0, -6e-11, -3.802, -5.149, -5.544, -5.574, -5.465, -5.304, -5.125, -4.942, -4.76, -4.58, -4.404, -4.231, -4.062, -3.897, -3.736, -3.579, -3.426, -3.277, -3.132, -2.99, -2.853, -2.72, -2.591, -2.466, -2.344, -2.227, -2.114, -2.004, -1.899, -1.797, -1.7, -1.606, -1.515, -1.429, -1.346, -1.266, -1.19, -1.118, -1.049, -0.9826, -0.9199, -0.8603, -0.8037, -0.75, -0.6992, -0.6512, -0.6057, -0.5629, -0.5225, -0.4845, -0.4488, -0.4152, -0.3837, -0.3543, -0.3267, -0.3009, -0.2769, -0.2545, -0.2336, -0.2142, -0.1962, -0.1796, -0.1641, -0.1498, -0.1366, -0.1244, -0.1132, -0.1028, -0.09332, -0.0846, -0.0766, -0.06927, -0.06257, -0.05645, -0.05087, -0.04578, -0.04116, -0.03695, -0.03314, -0.02968, -0.02655, -0.02372, -0.02117, -0.01886, -0.01679, -0.01493, -0.01326, -0.01176, -0.01042, -0.009219, -0.008148, -0.007193, -0.006343, -0.005587, -0.004915, -0.004318, -0.003789, -0.003321], "yaxis": "y"}, {"legendgroup": "Nonlocal Adam 0.0,0.999", "line": {"color": "purple"}, "mode": "lines", "name": "Nonlocal Adam beta1=0.0, beta2=0.999", "showlegend": true, "type": "scatter", "x": [0, 1e-11, 1.0, 2.0, 3.0, 4.0, 5.0, 6.0, 7.0, 8.0, 9.0, 10.0, 11.0, 12.0, 13.0, 14.0, 15.0, 16.0, 17.0, 18.0, 19.0, 20.0, 21.0, 22.0, 23.0, 24.0, 25.0, 26.0, 27.0, 28.0, 29.0, 30.0, 31.0, 32.0, 33.0, 34.0, 35.0, 36.0, 37.0, 38.0, 39.0, 40.0, 41.0, 42.0, 43.0, 44.0, 45.0, 46.0, 47.0, 48.0, 49.0, 50.0, 51.0, 52.0, 53.0, 54.0, 55.0, 56.0, 57.0, 58.0, 59.0, 60.0, 61.0, 62.0, 63.0, 64.0, 65.0, 66.0, 67.0, 68.0, 69.0, 70.0, 71.0, 72.0, 73.0, 74.0, 75.0, 76.0, 77.0, 78.0, 79.0, 80.0, 81.0, 82.0, 83.0, 84.0, 85.0, 86.0, 87.0, 88.0, 89.0, 90.0, 91.0, 92.0, 93.0, 94.0, 95.0, 96.0, 97.0, 98.0], "xaxis": "x", "y": [0, -6e-11, -3.802, -5.149, -5.545, -5.575, -5.466, -5.306, -5.127, -4.945, -4.763, -4.584, -4.408, -4.236, -4.068, -3.904, -3.744, -3.588, -3.436, -3.287, -3.143, -3.003, -2.867, -2.736, -2.608, -2.484, -2.364, -2.248, -2.136, -2.028, -1.924, -1.824, -1.728, -1.635, -1.546, -1.461, -1.379, -1.301, -1.226, -1.154, -1.086, -1.021, -0.9591, -0.9002, -0.8442, -0.791, -0.7406, -0.6928, -0.6475, -0.6047, -0.5643, -0.5262, -0.4902, -0.4563, -0.4244, -0.3945, -0.3663, -0.3399, -0.3152, -0.292, -0.2703, -0.25, -0.2311, -0.2134, -0.197, -0.1816, -0.1674, -0.1541, -0.1418, -0.1303, -0.1197, -0.1099, -0.1008, -0.09238, -0.08461, -0.07743, -0.0708, -0.0647, -0.05908, -0.0539, -0.04915, -0.04478, -0.04076, -0.03708, -0.03371, -0.03062, -0.0278, -0.02522, -0.02286, -0.02071, -0.01875, -0.01696, -0.01533, -0.01385, -0.01251, -0.01129, -0.01018, -0.00918, -0.008272, -0.00745], "yaxis": "y"}, {"legendgroup": "Adam 0.9,0.99", "marker": {"color": "blue", "line": {"width": 0.01}, "size": 4, "symbol": "x"}, "mode": "markers", "name": "Adam beta1=0.9, beta2=0.99", "showlegend": false, "type": "scatter", "x": {"elided": "1000 int values"}, "xaxis": "x2", "y": {"elided": "1000 float values"}, "yaxis": "y2"}, {"legendgroup": "Adam 0.9,0.999", "marker": {"color": "green", "line": {"width": 0.01}, "size": 4, "symbol": "x"}, "mode": "markers", "name": "Adam beta1=0.9, beta2=0.999", "showlegend": false, "type": "scatter", "x": {"elided": "1000 int values"}, "xaxis": "x2", "y": {"elided": "1000 float values"}, "yaxis": "y2"}, {"legendgroup": "Adam 0.0,0.99", "marker": {"color": "red", "line": {"width": 0.01}, "size": 4, "symbol": "x"}, "mode": "markers", "name": "Adam beta1=0.0, beta2=0.99", "showlegend": false, "type": "scatter", "x": {"elided": "1000 int values"}, "xaxis": "x2", "y": {"elided": "1000 float values"}, "yaxis": "y2"}, {"legendgroup": "Adam 0.0,0.999", "marker": {"color": "purple", "line": {"width": 0.01}, "size": 4, "symbol": "x"}, "mode": "markers", "name": "Adam beta1=0.0, beta2=0.999", "showlegend": false, "type": "scatter", "x": {"elided": "1000 int values"}, "xaxis": "x2", "y": {"elided": "1000 float values"}, "yaxis": "y2"}, {"legendgroup": "Nonlocal Adam 0.9,0.99", "line": {"color": "blue"}, "mode": "lines", "name": "Nonlocal Adam beta1=0.9, beta2=0.99", "showlegend": false, "type": "scatter", "x": {"elided": "1000 float values"}, "xaxis": "x2", "y": {"elided": "1000 float values"}, "yaxis": "y2"}, {"legendgroup": "Nonlocal Adam 0.9,0.999", "line": {"color": "green"}, "mode": "lines", "name": "Nonlocal Adam beta1=0.9, beta2=0.999", "showlegend": false, "type": "scatter", "x": {"elided": "1000 float values"}, "xaxis": "x2", "y": {"elided": "1000 float values"}, "yaxis": "y2"}, {"legendgroup": "Nonlocal Adam 0.0,0.99", "line": {"color": "red"}, "mode": "lines", "name": "Nonlocal Adam beta1=0.0, beta2=0.99", "showlegend": false, "type": "scatter", "x": {"elided": "1000 float values"}, "xaxis": "x2", "y": {"elided": "1000 float values"}, "yaxis": "y2"}, {"legendgroup": "Nonlocal Adam 0.0,0.999", "line": {"color": "purple"}, "mode": "lines", "name": "Nonlocal Adam beta1=0.0, beta2=0.999", "showlegend": false, "type": "scatter", "x": {"elided": "1000 float values"}, "xaxis": "x2", "y": {"elided": "1000 float values"}, "yaxis": "y2"}], "layout": {"annotations": [{"font": {"size": 16}, "showarrow": false, "text": "Learning Rate = 0.1", "x": 0.225, "xanchor": "center", "xref": "paper", "y": 1, "yanchor": "bottom", "yref": "paper"}, {"font": {"size": 16}, "showarrow": false, "text": "Learning Rate = 0.01", "x": 0.775, "xanchor": "center", "xref": "paper", "y": 1, "yanchor": "bottom", "yref": "paper"}], "height": 600, "showlegend": true, "title": {"text": "First moment (m) trajectories for Nonlocal Continuous Adam"}, "width": 1500, "xaxis": {"anchor": "y", "domain": [0, 0.45], "title": {"text": "t/alpha"}}, "xaxis2": {"anchor": "y2", "domain": [0.55, 1], "title": {"text": "t/alpha"}}, "yaxis": {"anchor": "x", "domain": [0, 1], "title": {"text": "First moment values"}}, "yaxis2": {"anchor": "x2", "domain": [0, 1], "title": {"text": "First moment values"}}}}
